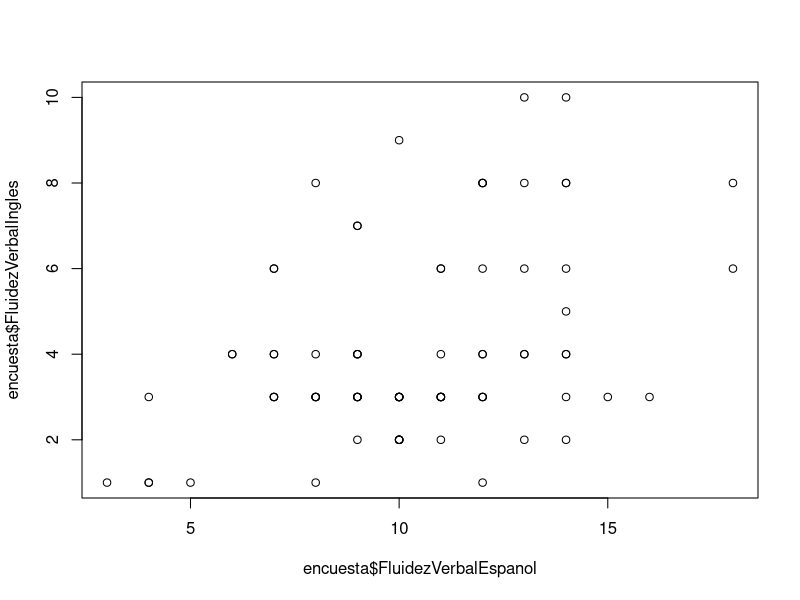

Generate this figure with R:
###################MODULO III (4)

#CUIDADO: antes de realizar cualquier analisis hay que comprobar los supuestos de dicho analisis

#************************************************************ANOVA de un factor
#*Vamos a ver si existen diferencias en el gasto de las comunidades de 
#*Andalucia, Baleares y Canarias desde el 2004 hasta el 2017
setwd("H:/CLASES DE R EN BUSINESS SCHOOL")
library(readxl)
gasto <- read_excel('Gasto_de_los_turistas_segun_destino_principal.xlsx',col_names = TRUE,skip=1)

variablegrupo<-rep(c("AN","IB","CA"),each=14) # porque queremos revisar 14 anios
gastoAN<- as.data.frame(t(gasto[1,4:17]))
gastoIB<- as.data.frame(t(gasto[2,4:17])) 
gastoCA<- as.data.frame(t(gasto[3,4:17])) 
gastos<- c(gastoAN$V1,gastoIB$V1,gastoCA$V1)
datos<- data.frame(variablegrupo,gastos); str(datos)
by(gastos,variablegrupo,mean)#miramos las medias que queremos comparar

anova(lm(gastos~variablegrupo))
#lm lineal model es el modelo que se usa para calcular el ajuste de los datos
#la primera linea nos habla de la variacion entre grupos
#la segunda nos habla de la variacion dentro de los grupos
#teniendo en cuenta ambas, nos da el estadistico F y su p-valor
#?Conclusion? ?entre que grupos?

# Primera fila, variacion entre grupos
# Segunda fila, variacion dentro de los grupos
# Fvalue es el estadistico
# pvalor = 0.006
# rechazamos la hipotesis nula. Al menos una es diferente.

#*Comparacion por pares:
#*
summary(lm(gastos~variablegrupo))
#nos da una tabla con t-test de cada grupo,
#cogiendo como referencia el primero
# la diferencia importante esta entre andalucia y ca (0.00153)
#PERO ESTO NO ES CORRECTO:

# Necesitamos aplicar correcciones?
pairwise.t.test(gastos, variablegrupo, p.adj="bonferroni")
#cuando hacemos multiples comparaciones, se aumenta la probabilidad
#de encontrar que una de ellas es significativa (los p valores se exageran)
#por lo que es necesario hacer la correccion de Bonferroni:
#basado en que la probabilidad de observar al menos un evento de entre n
#(en nuestro caso, de que una de las 3 comparaciones sea significativa)
#es menor de la suma de las probabilidades de cada evento
#por lo que multiplica cada p-valor por n
#Aunque existen otras correcciones, esta es la mas usada


###################MODULO IV
encuesta<- read.table("encuesta.dat", header=T, dec = ",")
#*Correlacion
#*diagrama de dispersi?n 
#como primera aproximaci?n al estudio de la relaci?n entre dos variables
plot(encuesta$FluidezVerbalEspanol,encuesta$FluidezVerbalIngles)

cor(encuesta$FluidezVerbalEspanol,encuesta$FluidezVerbalIngles)
# correlacion debil, positiva 
#**NAs
encuesta[1,6]<- NA
cor(encuesta$FluidezVerbalEspanol,encuesta$FluidezVerbalIngles)#requiere que no haya NAs
#o, en todo caso, hay que indicarselo:
cor(encuesta$FluidezVerbalEspanol,encuesta$FluidezVerbalIngles,use="complete.obs")
#**
#* Entre varias variables
cor(encuesta[,6:9],use="complete.obs")#tambien se puede obtener una table
#?que tipo de relaciones vemos?
#?nos dicen algo de la poblacion?


cor.test(encuesta$FluidezVerbalEspanol,encuesta$FluidezVerbalIngles)
#?interpretacion?
#?causalidad?

